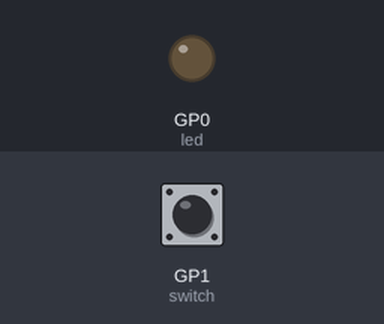
Recording of a program running on a simulated Raspberry Pi Pico running CircuitPython. Parts: output pins drawn as LEDs (lit = HIGH). The test bench sets the inputs (shaded band); at power-on: GP1 (switch) HIGH.

Above: at 1.2 s.
1.3 s: GP1 (switch) pulled LOW for 0.15 s
At 1.38 s:
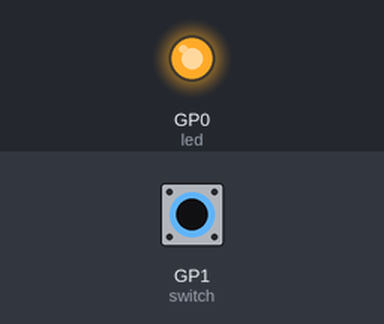
2.9 s: GP1 (switch) pulled LOW for 3.2 s
At 6.6 s:
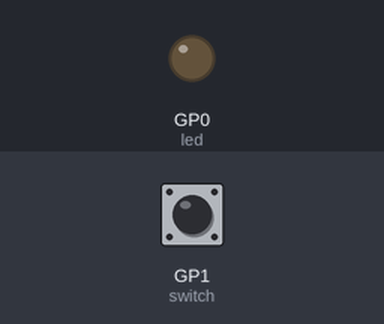
Timing chart, 0 to 8.1 s (numbered marks = the images above; inputs shaded):
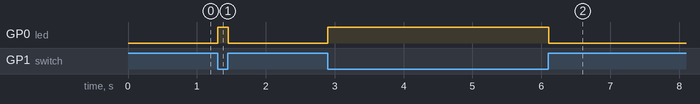

The program:

03digitalin.py
```python
import time
import board
import digitalio

led = digitalio.DigitalInOut(board.GP0)
led.direction = digitalio.Direction.OUTPUT

switch = digitalio.DigitalInOut(board.GP1)
switch.direction = digitalio.Direction.INPUT
switch.pull = digitalio.Pull.UP

while True:
    if switch.value:
        led.value = False
    else:
        led.value = True

    time.sleep(0.01)
```

Measured:
- after the input at 1.3 s, GP0 (led): LOW → HIGH at once, → LOW 0.15 s later
- after the input at 2.9 s, GP0 (led): LOW → HIGH at once, → LOW 3.2 s later
